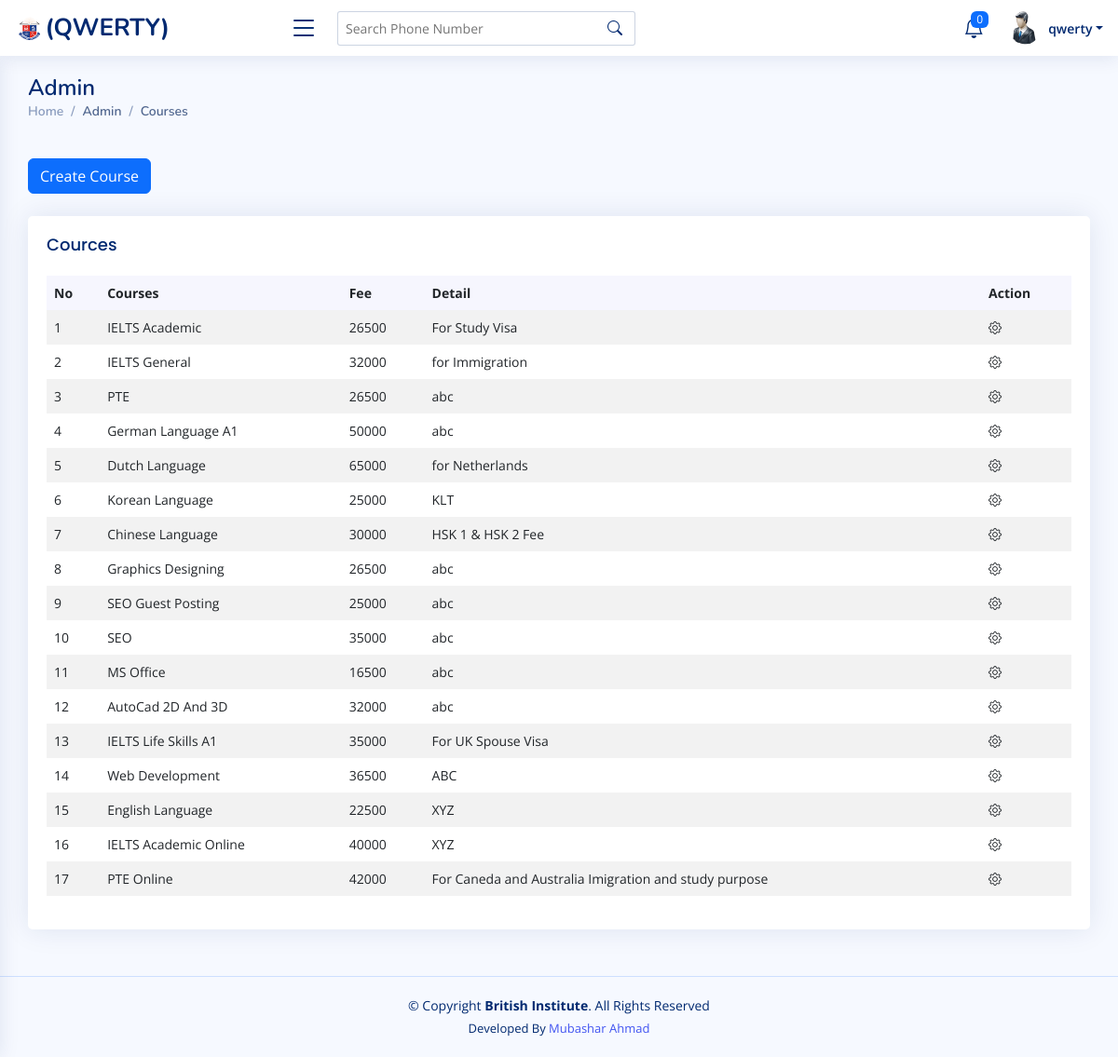
/admin-course.php (signed in), run on the app's committed database.
### tables this page shows
CREATE TABLE `bisa_course` (
  `co_id` int(11) NOT NULL,
  `co_name` varchar(255) DEFAULT NULL,
  `co_fee` int(11) DEFAULT 0,
  `co_detail` varchar(255) DEFAULT NULL,
  `co_teacher` varchar(255) DEFAULT NULL,
  `co_s1` text DEFAULT NULL,
  `co_s2` text DEFAULT NULL
);

### admin-course.php (the view, shortened to what this page needs)
<?php include "assets/includes/function.php"; ?>
<!DOCTYPE html>
<html lang="en">
<head>
    <link href="assets/vendor/bootstrap/css/bootstrap.css" rel="stylesheet">
    <link href="assets/vendor/bootstrap-icons/bootstrap-icons.css" rel="stylesheet">
    <link href="assets/vendor/boxicons/css/boxicons.min.css" rel="stylesheet">
    <link href="assets/vendor/quill/quill.snow.css" rel="stylesheet">
    <link href="assets/vendor/quill/quill.bubble.css" rel="stylesheet">
    <link href="assets/vendor/remixicon/remixicon.css" rel="stylesheet">
    <link href="assets/vendor/simple-datatables/style.css" rel="stylesheet">
    <link href="assets/css/style.css" rel="stylesheet">
</head>
<body class="toggle-sidebar">
    <?php
    if (isset($_SESSION['name'])) {
    ?>
        <?php include "assets/includes/header.php"; ?>
        <main id="main" class="main">
            <section class="section dashboard">
                <div class="row">
                    <div class="col-lg-12">
                        <div class="row">
                            <div class="col-12 my-4">
                                <a href="create-course.php" class="btn btn-primary">Create Course</a>
                            </div>
                            <div class="col-12">
                                <div class="card recent-sales overflow-auto">
                                    <div class="card-body">
                                        <h5 class="card-title">Cources <span class="text-uppercase"></span></h5>
                                        <?php
                                        $data = display("bisa_course");
                                        if ($data) {
                                        ?>
                                            <div class="table-responsive align-middle">
                                                <table class="table table-borderless table-striped table-hover datatable">
                                                    <thead>
                                                        <tr>
                                                            <th scope="col">No</th>
                                                            <th scope="col">Courses</th>
                                                            <th scope="col">Fee</th>
                                                            <th scope="col">Detail</th>
                                                            <th scope="col">Action</th>
                                                        </tr>
                                                    </thead>
                                                    <tbody>
                                                        <?php
                                                        $count = 1;
                                                        foreach ($data as $user) {
                                                        ?>
                                                            <tr class="<?php echo $user['co_id']; ?>">
                                                                <td><?php echo $count;
                                                                    $count++; ?></td>
                                                                <td><?php echo $user['co_name']; ?></td>
                                                                <td><?php echo $user['co_fee']; ?></td>
                                                                <td><?php echo $user['co_detail']; ?></td>
                                                                <td>
                                                                    <a class="nav-link nav-profile d-flex align-items-center pe-0" href="#" data-bs-toggle="dropdown">
                                                                        <i class="bi bi-gear"></i>
                                                                    </a>
                                                                </td>
                                                            </tr>
                                                        <?php
                                                        }
                                                        ?>
                                                    </tbody>
                                                </table>
                                            </div>
                                        <?php
                                        }
                                        ?>
                                    </div>
                                </div>
                            </div>
                        </div>
                    </div>
                </div>
            </section>
        </main>
        <?php include "assets/includes/footer.php"; ?>
    <?php
    }
    ?>
</body>
</html>

### assets/css/style.css (style rules this page uses)
:root { scroll-behavior: smooth; }
body { font-family: "Open Sans", sans-serif; background: #f6f9ff; color: #444444; }
a { color: #4154f1; text-decoration: none; }
h1, h2, h3, h4, h5, h6 { font-family: "Nunito", sans-serif; }
#main { margin-top: 60px; padding: 20px 30px; transition: all 0.3s; }
.card { margin-bottom: 30px; border: none; border-radius: 5px; box-shadow: 0px 0 30px rgba(1, 41, 112, 0.1); }
.card-title { padding: 20px 0 15px 0; font-size: 18px; font-weight: 500; color: #012970; font-family: "Poppins", sans-serif; }
.card-body { padding: 0 20px 20px 20px; }
@media (min-width: 1200px) { #main, #footer { margin-left: 300px; } }
@media (min-width: 1200px) { .toggle-sidebar #main, .toggle-sidebar #footer { margin-left: 0; } }
.dashboard .recent-sales { font-size: 14px; }
.dashboard .recent-sales .table thead { background: #f6f6fe; }
.dashboard .recent-sales .table thead th { border: 0; }

### data on the page
bisa_course: co_name "IELTS Academic", co_fee "26500", co_detail "For Study Visa"
bisa_course: co_name "IELTS General", co_fee "32000", co_detail "for Immigration"
bisa_course: co_name "PTE", co_fee "26500", co_detail "abc"
bisa_course: co_name "German Language A1", co_fee "50000", co_detail "abc"
bisa_course: co_name "Dutch Language", co_fee "65000", co_detail "for Netherlands"
bisa_course: co_name "Korean Language", co_fee "25000", co_detail "KLT"
bisa_course: co_name "Chinese Language", co_fee "30000", co_detail "HSK 1 & HSK 2 Fee"
bisa_course: co_name "Graphics Designing", co_fee "26500", co_detail "abc"
bisa_course: co_name "SEO Guest Posting", co_fee "25000", co_detail "abc"
bisa_course: co_name "SEO", co_fee "35000", co_detail "abc"
bisa_course: co_name "MS Office", co_fee "16500", co_detail "abc"
bisa_course: co_name "AutoCad 2D And 3D", co_fee "32000", co_detail "abc"
bisa_course: co_name "IELTS Life Skills A1", co_fee "35000", co_detail "For UK Spouse Visa"
bisa_course: co_name "Web Development", co_fee "36500", co_detail "ABC"
bisa_course: co_name "English Language", co_fee "22500", co_detail "XYZ"
bisa_course: co_name "IELTS Academic Online", co_fee "40000", co_detail "XYZ"
bisa_course: co_name "PTE Online", co_fee "42000", co_detail "For Caneda and Australia Imigration and study purpose"

### other printed values
$_SESSION['srname'] "QWERTY"
$num "0"
$_SESSION['name'] "qwerty"
$B1 "Admin"
$B2 "Courses"
